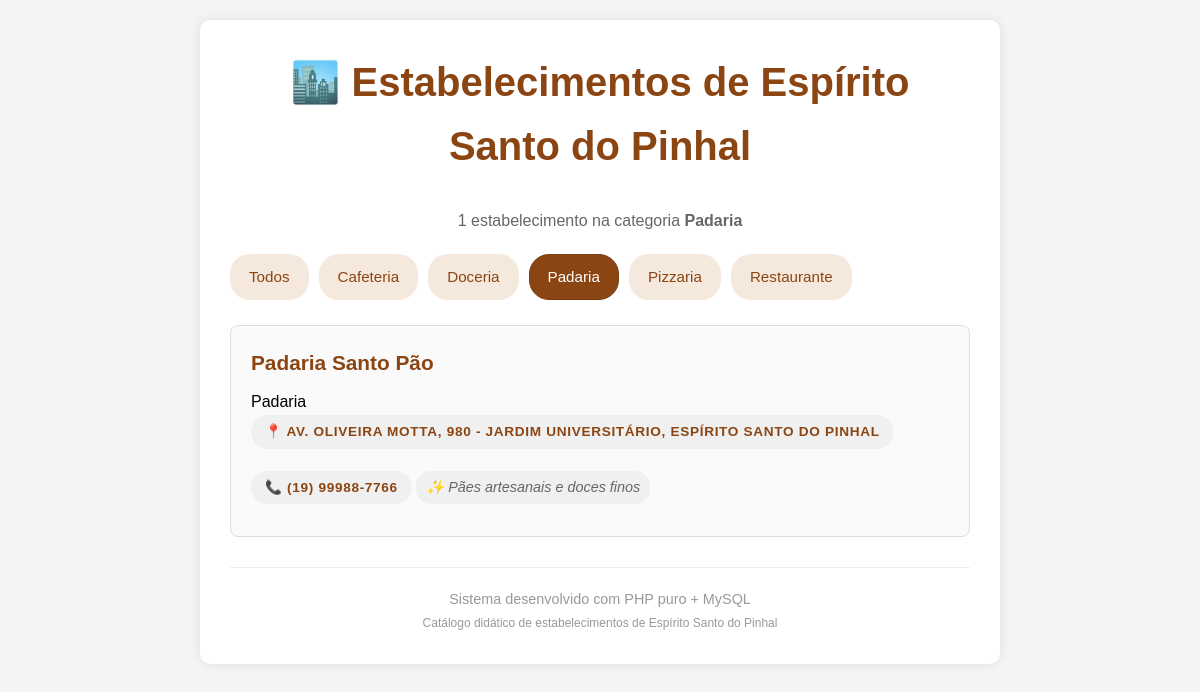
The app's page /index_dynamic.php?categoria=Padaria with its own data.
### tables this page shows
CREATE TABLE estabelecimentos (
    id INT AUTO_INCREMENT PRIMARY KEY,
    nome VARCHAR(120) NOT NULL,
    endereco VARCHAR(200) NOT NULL,
    telefone VARCHAR(20),
    categoria VARCHAR(50) NOT NULL,
    especialidade VARCHAR(150),
    data_cadastro TIMESTAMP DEFAULT CURRENT_TIMESTAMP
);

### includes/functions.php (called while the page is built, shortened)
<?php
function buscarCategorias($pdo)
{
  $sql = "SELECT DISTINCT categoria FROM estabelecimentos ORDER BY categoria";
  return $pdo->query($sql)->fetchAll(PDO::FETCH_COLUMN);
}
function buscarEstabelecimentos($pdo, $categoria = '')
{
  if ($categoria != '') {
    $stmt = $pdo->prepare("SELECT * FROM estabelecimentos WHERE categoria = ? ORDER BY nome");
    $stmt->execute([$categoria]);
    return $stmt->fetchAll(PDO::FETCH_ASSOC);
  } else {
    return $pdo->query("SELECT * FROM estabelecimentos ORDER BY nome")->fetchAll(PDO::FETCH_ASSOC);
  }
}
function formatarTelefone($telefone)
{
  $telefone = preg_replace('/[^0-9]/', '', $telefone);
  if (strlen($telefone) == 11) {
    return '(' . substr($telefone, 0, 2) . ') ' .
      substr($telefone, 2, 5) . '-' .
      substr($telefone, 7);
  } elseif (strlen($telefone) == 10) {
    return '(' . substr($telefone, 0, 2) . ') ' .
      substr($telefone, 2, 4) . '-' .
      substr($telefone, 6);
  }
  return $telefone;
}

### index_dynamic.php (the view, shortened to what this page needs)
<?php
require_once 'config.php';
require_once 'includes/functions.php';
$categoriaSelecionada = isset($_GET['categoria']) ? $_GET['categoria'] : '';
$categorias = buscarCategorias($pdo);
$estabelecimentos = buscarEstabelecimentos($pdo, $categoriaSelecionada);
$totalEstabelecimentos = count($estabelecimentos);
?>
<!DOCTYPE html>
<html lang="pt-BR">
<head>
    <link rel="stylesheet" href="assets/styles.css">
</head>
<body>
    <div class="container">
        <h1>🏙️ Estabelecimentos de Espírito Santo do Pinhal</h1>
        <div class="resumo-estabelecimentos">
            <?php echo $totalEstabelecimentos; ?> estabelecimento<?php echo $totalEstabelecimentos != 1 ? 's' : ''; ?>
            <?php if ($categoriaSelecionada != ''): ?>
                na categoria <strong><?php echo $categoriaSelecionada; ?></strong>
            <?php else: ?>
                cadastrado<?php echo $totalEstabelecimentos != 1 ? 's' : ''; ?>
            <?php endif; ?>
        </div>
        <div class="filtros-categorias">
            <a href="index_dynamic.php" class="btn-filtro <?php echo $categoriaSelecionada == '' ? 'ativo' : ''; ?>">
                Todos
            </a>
            <?php foreach ($categorias as $categoria): ?>
                <a href="index_dynamic.php?categoria=<?php echo $categoria; ?>"
                    class="btn-filtro <?php echo $categoriaSelecionada == $categoria ? 'ativo' : ''; ?>">
                    <?php echo $categoria; ?>
                </a>
            <?php endforeach; ?>
        </div>
        <div class="estabelecimentos-lista">
            <?php if (count($estabelecimentos) > 0): ?>
                <?php foreach ($estabelecimentos as $estabelecimento): ?>
                    <div class="estabelecimento-card">
                        <div class="estabelecimento-nome">
                            <?php echo $estabelecimento['nome']; ?>
                        </div>
                        <div class="categoria-badge">
                            <?php echo $estabelecimento['categoria']; ?>
                        </div>
                        <div class="estabelecimento-info">
                            📍 <?php echo $estabelecimento['endereco']; ?>
                        </div>
                        <?php if ($estabelecimento['telefone']): ?>
                            <div class="estabelecimento-info">
                                📞 <?php echo formatarTelefone($estabelecimento['telefone']); ?>
                            </div>
                        <?php endif; ?>
                        <?php if ($estabelecimento['especialidade']): ?>
                            <div class="especialidade">
                                ✨ <?php echo $estabelecimento['especialidade']; ?>
                            </div>
                        <?php endif; ?>
                    </div>
                <?php endforeach; ?>
            <?php endif; ?>
        </div>
        <div class="footer">
            Sistema desenvolvido com PHP puro + MySQL<br>
            <small>Catálogo didático de estabelecimentos de Espírito Santo do Pinhal</small>
        </div>
    </div>
</body>
</html>

### assets/styles.css (style rules this page uses)
* { margin: 0; padding: 0; box-sizing: border-box; }
body { font-family: Arial, sans-serif; background-color: #f4f4f4; padding: 20px; line-height: 1.6; }
.container { max-width: 800px; margin: 0 auto; background-color: white; padding: 30px; border-radius: 10px; box-shadow: 0 0 10px rgba(0, 0, 0, 0.1); }
h1 { text-align: center; color: #8b4513; margin-bottom: 30px; font-size: 2.5em; }
.resumo-estabelecimentos { text-align: center; margin-bottom: 20px; color: #666; }
.filtros-categorias { display: flex; flex-wrap: wrap; gap: 10px; margin-bottom: 25px; }
.btn-filtro { background-color: #f5e8dc; color: #8b4513; padding: 10px 18px; border-radius: 20px; text-decoration: none; font-size: 0.95em; border: 1px solid transparent; transition: all 0.3s; }
.btn-filtro.ativo { background-color: #8b4513; color: #fff; border-color: #7a3d11; }
.estabelecimentos-lista { display: flex; flex-direction: column; gap: 15px; }
.estabelecimento-card { border: 1px solid #ddd; padding: 20px; border-radius: 8px; background-color: #fafafa; transition: box-shadow 0.3s; }
.estabelecimento-nome { font-size: 1.3em; font-weight: bold; color: #8b4513; margin-bottom: 10px; }
.estabelecimento-info { display: inline-block; padding: 6px 14px; border-radius: 999px; background-color: #f0f0f0; color: #8b4513; font-size: 0.85em; font-weight: bold; text-transform: uppercase; letter-spacing: 0.05em; margin-bottom: 12px; }
.especialidade { font-style: italic; color: #666; background-color: #f0f0f0; padding: 5px 10px; border-radius: 15px; display: inline-block; margin-top: 10px; font-size: 0.9em; }
.footer { text-align: center; margin-top: 30px; color: #999; font-size: 0.9em; border-top: 1px solid #eee; padding-top: 20px; }

### records on screen
estabelecimentos: nome "Padaria Santo Pão", categoria "Padaria", endereco "AV. OLIVEIRA MOTTA, 980 - JARDIM UNIVERSITÁRIO, ESPÍRITO SANTO DO PINHAL", telefone "(19) 99988-7766", especialidade "Pães artesanais e doces finos"

### other values on screen
$totalEstabelecimentos "1"
$categoriaSelecionada "Padaria"
$categoria "Cafeteria"
$categoria "Doceria"
$categoria "Padaria"
$categoria "Pizzaria"
$categoria "Restaurante"
